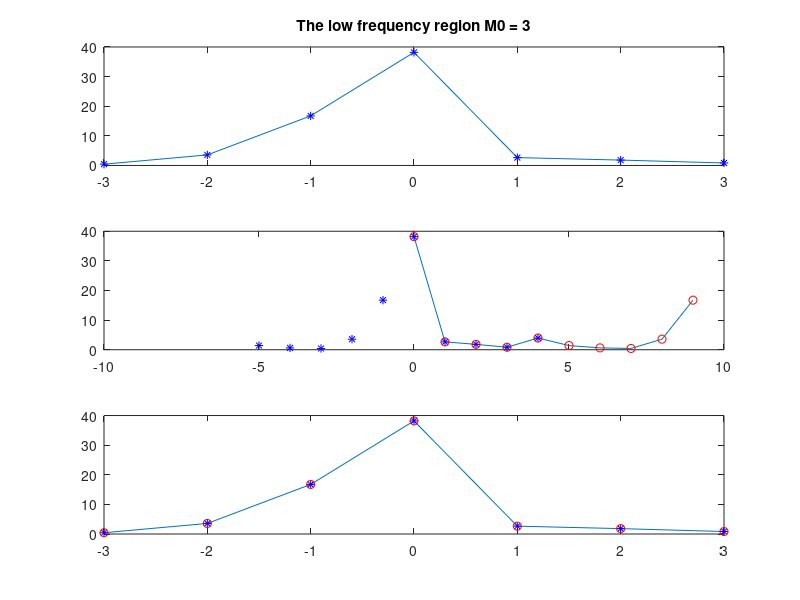
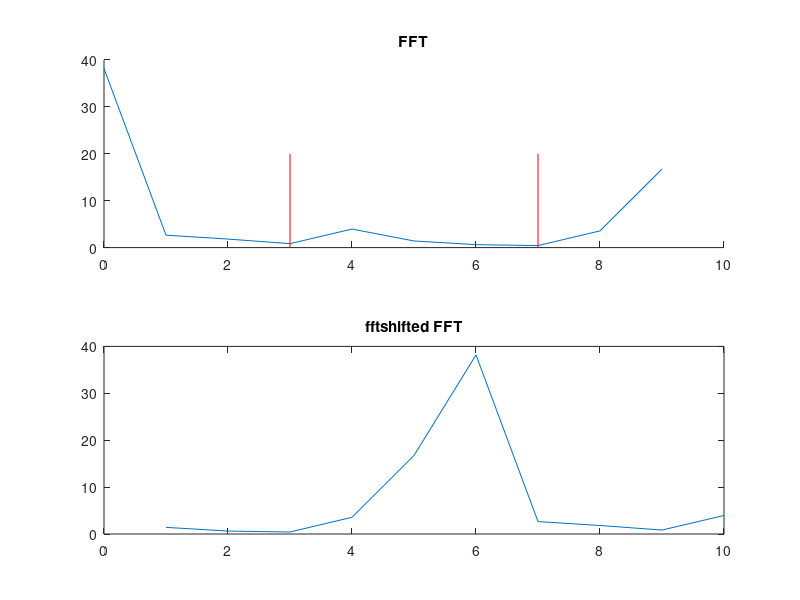
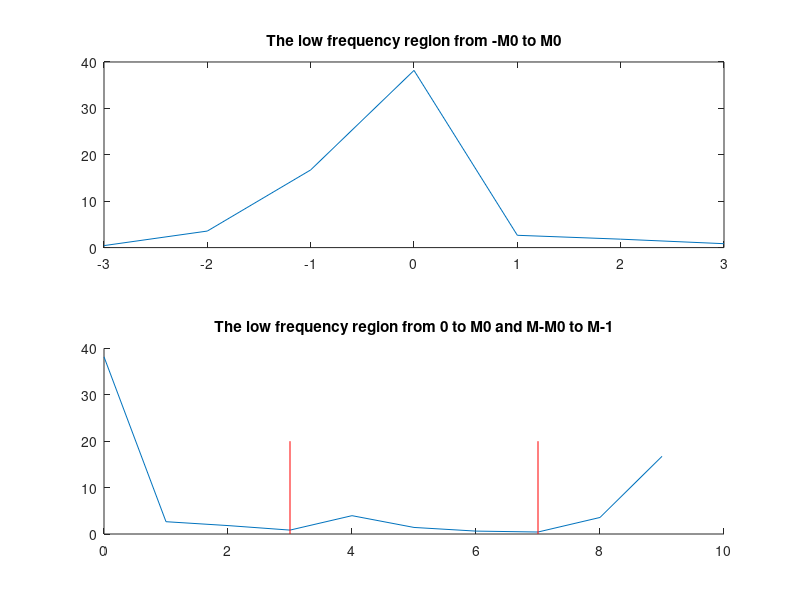

Source code (MATLAB) for these figures, in order:
%Create a signal
s = [1 2 3 4 5 4 3 2 1 2]+1i*[3 4 5 4 3 2 1 2 1 2];

% Implement with the DFT as written in the article
% NB, only for the "low frequency" region -M0:M0
M = length(s);
idx = 1;
M0 = 3;
P = zeros(1,length(-M0:M0));
S = zeros(1,length(-M0:M0));
tic
for n = -M0:M0
    for m = 1:M
       P(idx) =  P(idx) + exp(-j*pi*(n))*s(m)*exp(-j*2*pi*(m-1)*(n)/M);
       S(idx) =  S(idx) + s(m)*exp(-j*2*pi*(m-1-M/2)*(n)/M);
    end
    idx = idx + 1
end

S_alt_1 = zeros(1,M);
idx = 1;
for n = 0:M-1
    for m = 1:M
       S_alt_1(idx) =  S_alt_1(idx) + s(m)*exp(-j*2*pi*(m-1-M/2)*(n)/M);
    end
    idx = idx + 1
end

S_alt_2 = zeros(1,M);
idx = 1;
for n = -M/2:M/2-1
    for m = 1:M
       S_alt_2(idx) =  S_alt_2(idx) + s(m)*exp(-j*2*pi*(m-1-M/2)*(n)/M);
    end
    idx = idx + 1
end

toc

figure(1);clf
subplot(311);
plot(-M0:M0,abs(P));hold on;
plot(-M0:M0,abs(S),'b*');
title(['The low frequency region M0 = ',num2str(M0)]);
subplot(312)
plot(0:M-1,abs(S_alt_1));hold on;
plot(-M/2:M/2-1,abs(S_alt_2),'b*');
plot(0:M-1,abs(fft(s)),'ro');
subplot(313)
plot(-M0:M0,abs(S_alt_1([M-M0+1:M 1:M0+1])));hold on;
plot(-M0:M0,abs(S_alt_2([end/2-M0+1:end/2+M0+1])),'b*');
S_fft = fftshift(abs(fft(s)));
plot(-M0:M0,S_fft([end/2-M0+1:end/2+M0+1]),'ro');
%%
tic
fft(s);
toc

%Plot the FFT and the shifted FFT
figure(2);clf
subplot(211);hold all;
plot(linspace(0,M-1,M),abs(fft(s)));
plot([M0 M0],[0 20],'r');
plot([M-M0 M-M0],[0 20],'r');
title('FFT');
subplot(212)
plot(abs(fftshift(fft(s))))
title('fftshifted FFT');

[0:M0 M-M0:M-1]

figure(3);clf;
subplot(211);
plot(-M0:M0,abs(P));
title(['The low frequency region from -M0 to M0']);
subplot(212);hold on;
plot(linspace(0,M-1,M),abs(fft(s)));
plot([M0 M0],[0 20],'r');
plot([M-M0 M-M0],[0 20],'r');
title(['The low frequency region from 0 to M0 and M-M0 to M-1']);